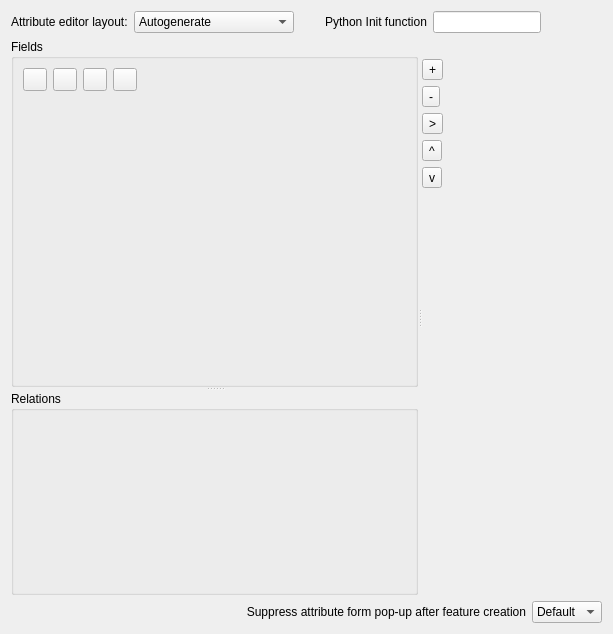
<?xml version="1.0" encoding="UTF-8"?>
<ui version="4.0">
 <class>QgsFieldsPropertiesBase</class>
 <widget class="QWidget" name="QgsFieldsPropertiesBase">
  <property name="geometry">
   <rect>
    <x>0</x>
    <y>0</y>
    <width>613</width>
    <height>634</height>
   </rect>
  </property>
  <layout class="QGridLayout" name="gridLayout_6">
   <item row="1" column="0" colspan="7">
    <layout class="QHBoxLayout" name="horizontalLayout_3">
     <item>
      <widget class="QLabel" name="label_2">
       <property name="text">
        <string>Attribute editor layout:</string>
       </property>
      </widget>
     </item>
     <item>
      <widget class="QComboBox" name="mEditorLayoutComboBox">
       <property name="sizePolicy">
        <sizepolicy hsizetype="MinimumExpanding" vsizetype="Fixed">
         <horstretch>0</horstretch>
         <verstretch>0</verstretch>
        </sizepolicy>
       </property>
       <item>
        <property name="text">
         <string>Autogenerate</string>
        </property>
       </item>
       <item>
        <property name="text">
         <string>Drag and drop designer</string>
        </property>
       </item>
       <item>
        <property name="text">
         <string>Provide ui-file</string>
        </property>
       </item>
      </widget>
     </item>
     <item>
      <spacer name="horizontalSpacer">
       <property name="orientation">
        <enum>Qt::Horizontal</enum>
       </property>
       <property name="sizeType">
        <enum>QSizePolicy::Minimum</enum>
       </property>
       <property name="sizeHint" stdset="0">
        <size>
         <width>25</width>
         <height>20</height>
        </size>
       </property>
      </spacer>
     </item>
     <item>
      <widget class="QLabel" name="label_3">
       <property name="toolTip">
        <string>QGIS forms can have a Python function that is called when the form is opened.
Use this function to add extra logic to your forms.

An example is (in module MyForms.py):

          def open(dialog, layer, feature):
	geom = feature.geometry()
	control = dialog.findChild(QWidget,&quot;MyLineEdit&quot;)

Reference in Python Init Function like so: MyForms.open

MyForms.py must live on PYTHONPATH, .qgis/python, or inside the project folder.</string>
       </property>
       <property name="text">
        <string>Python Init function</string>
       </property>
      </widget>
     </item>
     <item>
      <widget class="QLineEdit" name="leEditFormInit">
       <property name="toolTip">
        <string>QGIS forms can have a Python function that is called when the form is opened.
Use this function to add extra logic to your forms.

An example is (in module MyForms.py):

          def open(dialog, layer, feature):
	geom = feature.geometry()
	control = dialog.findChild(QWidget,&quot;MyLineEdit&quot;)

Reference in Python Init Function like so: MyForms.open

MyForms.py must live on PYTHONPATH, .qgis/python, or inside the project folder.</string>
       </property>
      </widget>
     </item>
     <item>
      <spacer name="horizontalSpacer_3">
       <property name="orientation">
        <enum>Qt::Horizontal</enum>
       </property>
       <property name="sizeHint" stdset="0">
        <size>
         <width>40</width>
         <height>20</height>
        </size>
       </property>
      </spacer>
     </item>
    </layout>
   </item>
   <item row="2" column="0" colspan="7">
    <widget class="QSplitter" name="mSplitter">
     <property name="orientation">
      <enum>Qt::Horizontal</enum>
     </property>
     <widget class="QWidget" name="mRelationsAndFieldsFrame" native="true">
      <property name="sizePolicy">
       <sizepolicy hsizetype="Preferred" vsizetype="Preferred">
        <horstretch>1</horstretch>
        <verstretch>0</verstretch>
       </sizepolicy>
      </property>
      <layout class="QGridLayout" name="gridLayout">
       <property name="margin">
        <number>0</number>
       </property>
       <item row="0" column="0">
        <widget class="QSplitter" name="splitter">
         <property name="orientation">
          <enum>Qt::Vertical</enum>
         </property>
         <widget class="QgsCollapsibleGroupBox" name="mFieldsGroupBox">
          <property name="title">
           <string>Fields</string>
          </property>
          <layout class="QGridLayout" name="mAttributesListLayout">
           <item row="0" column="0">
            <layout class="QGridLayout" name="gridLayout_3">
             <item row="0" column="1">
              <widget class="QToolButton" name="mDeleteAttributeButton">
               <property name="toolTip">
                <string>Delete column</string>
               </property>
               <property name="text">
                <string/>
               </property>
               <property name="icon">
                <iconset>
                 <normaloff>.designer/xpm/delete_attribute.png</normaloff>.designer/xpm/delete_attribute.png</iconset>
               </property>
               <property name="shortcut">
                <string>Ctrl+X</string>
               </property>
              </widget>
             </item>
             <item row="0" column="3">
              <widget class="QToolButton" name="mCalculateFieldButton">
               <property name="toolTip">
                <string>Field calculator</string>
               </property>
               <property name="whatsThis">
                <string>Click to toggle table editing</string>
               </property>
               <property name="text">
                <string/>
               </property>
               <property name="checkable">
                <bool>false</bool>
               </property>
              </widget>
             </item>
             <item row="0" column="2">
              <widget class="QToolButton" name="mToggleEditingButton">
               <property name="toolTip">
                <string>Toggle editing mode</string>
               </property>
               <property name="whatsThis">
                <string>Click to toggle table editing</string>
               </property>
               <property name="text">
                <string/>
               </property>
               <property name="checkable">
                <bool>true</bool>
               </property>
              </widget>
             </item>
             <item row="0" column="0">
              <widget class="QToolButton" name="mAddAttributeButton">
               <property name="sizePolicy">
                <sizepolicy hsizetype="Fixed" vsizetype="Fixed">
                 <horstretch>0</horstretch>
                 <verstretch>0</verstretch>
                </sizepolicy>
               </property>
               <property name="toolTip">
                <string>New column</string>
               </property>
               <property name="text">
                <string/>
               </property>
               <property name="icon">
                <iconset>
                 <normaloff>.designer/xpm/new_attribute.png</normaloff>.designer/xpm/new_attribute.png</iconset>
               </property>
               <property name="shortcut">
                <string>Ctrl+N</string>
               </property>
              </widget>
             </item>
             <item row="0" column="4">
              <spacer name="horizontalSpacer_2">
               <property name="orientation">
                <enum>Qt::Horizontal</enum>
               </property>
               <property name="sizeHint" stdset="0">
                <size>
                 <width>40</width>
                 <height>20</height>
                </size>
               </property>
              </spacer>
             </item>
             <item row="1" column="0" colspan="5">
              <widget class="QWidget" name="mAttributesListFrame" native="true"/>
             </item>
            </layout>
           </item>
          </layout>
         </widget>
         <widget class="QgsCollapsibleGroupBox" name="mRelationsFrame">
          <property name="title">
           <string>Relations</string>
          </property>
          <property name="collapsed" stdset="0">
           <bool>true</bool>
          </property>
          <layout class="QGridLayout" name="mRelationsFrameLayout"/>
         </widget>
        </widget>
       </item>
      </layout>
     </widget>
     <widget class="QStackedWidget" name="mAttributeEditorOptionsWidget">
      <property name="currentIndex">
       <number>1</number>
      </property>
      <widget class="QWidget" name="page">
       <layout class="QGridLayout" name="gridLayout_2">
        <property name="margin">
         <number>0</number>
        </property>
        <item row="0" column="1">
         <layout class="QHBoxLayout" name="horizontalLayout_2">
          <item>
           <widget class="QLineEdit" name="leEditForm"/>
          </item>
          <item>
           <widget class="QToolButton" name="pbnSelectEditForm">
            <property name="text">
             <string>...</string>
            </property>
           </widget>
          </item>
         </layout>
        </item>
        <item row="0" column="0">
         <widget class="QLabel" name="label">
          <property name="text">
           <string>Edit UI</string>
          </property>
         </widget>
        </item>
        <item row="2" column="0" colspan="2">
         <spacer name="verticalSpacer">
          <property name="orientation">
           <enum>Qt::Vertical</enum>
          </property>
          <property name="sizeHint" stdset="0">
           <size>
            <width>20</width>
            <height>40</height>
           </size>
          </property>
         </spacer>
        </item>
       </layout>
      </widget>
      <widget class="QWidget" name="page_2">
       <layout class="QGridLayout" name="gridLayout_5">
        <property name="horizontalSpacing">
         <number>0</number>
        </property>
        <property name="margin">
         <number>0</number>
        </property>
        <item row="0" column="0">
         <widget class="QWidget" name="mAttributesTreeButtonFrame" native="true">
          <property name="sizePolicy">
           <sizepolicy hsizetype="Minimum" vsizetype="Preferred">
            <horstretch>0</horstretch>
            <verstretch>0</verstretch>
           </sizepolicy>
          </property>
          <property name="maximumSize">
           <size>
            <width>30</width>
            <height>16777215</height>
           </size>
          </property>
          <layout class="QVBoxLayout" name="verticalLayout">
           <property name="spacing">
            <number>6</number>
           </property>
           <property name="margin">
            <number>0</number>
           </property>
           <item>
            <spacer name="verticalSpacer_4">
             <property name="orientation">
              <enum>Qt::Vertical</enum>
             </property>
             <property name="sizeType">
              <enum>QSizePolicy::Fixed</enum>
             </property>
             <property name="sizeHint" stdset="0">
              <size>
               <width>20</width>
               <height>20</height>
              </size>
             </property>
            </spacer>
           </item>
           <item>
            <widget class="QToolButton" name="mAddTabOrGroupButton">
             <property name="text">
              <string>+</string>
             </property>
             <property name="icon">
              <iconset resource="../../images/images.qrc">
               <normaloff>:/images/themes/default/mActionSignPlus.png</normaloff>:/images/themes/default/mActionSignPlus.png</iconset>
             </property>
            </widget>
           </item>
           <item>
            <widget class="QToolButton" name="mRemoveTabGroupItemButton">
             <property name="text">
              <string>-</string>
             </property>
             <property name="icon">
              <iconset resource="../../images/images.qrc">
               <normaloff>:/images/themes/default/symbologyRemove.png</normaloff>:/images/themes/default/symbologyRemove.png</iconset>
             </property>
            </widget>
           </item>
           <item>
            <widget class="QToolButton" name="mAddItemButton">
             <property name="text">
              <string>&gt;</string>
             </property>
             <property name="icon">
              <iconset resource="../../images/images.qrc">
               <normaloff>:/images/themes/default/mActionArrowRight.png</normaloff>:/images/themes/default/mActionArrowRight.png</iconset>
             </property>
            </widget>
           </item>
           <item>
            <widget class="QToolButton" name="mMoveUpItem">
             <property name="text">
              <string>^</string>
             </property>
             <property name="icon">
              <iconset resource="../../images/images.qrc">
               <normaloff>:/images/themes/default/mActionArrowUp.png</normaloff>:/images/themes/default/mActionArrowUp.png</iconset>
             </property>
            </widget>
           </item>
           <item>
            <widget class="QToolButton" name="mMoveDownItem">
             <property name="text">
              <string>v</string>
             </property>
             <property name="icon">
              <iconset resource="../../images/images.qrc">
               <normaloff>:/images/themes/default/mActionArrowDown.png</normaloff>:/images/themes/default/mActionArrowDown.png</iconset>
             </property>
            </widget>
           </item>
           <item>
            <spacer name="verticalSpacer_3">
             <property name="orientation">
              <enum>Qt::Vertical</enum>
             </property>
             <property name="sizeHint" stdset="0">
              <size>
               <width>5</width>
               <height>176</height>
              </size>
             </property>
            </spacer>
           </item>
          </layout>
         </widget>
        </item>
        <item row="0" column="1">
         <widget class="QWidget" name="mAttributesTreeFrame" native="true">
          <property name="autoFillBackground">
           <bool>true</bool>
          </property>
          <layout class="QGridLayout" name="mDesignerListLayout">
           <property name="margin">
            <number>0</number>
           </property>
          </layout>
         </widget>
        </item>
       </layout>
      </widget>
     </widget>
    </widget>
   </item>
   <item row="3" column="0" colspan="7">
    <layout class="QHBoxLayout" name="horizontalLayout">
     <item>
      <widget class="QLabel" name="mFormSuppressLabel">
       <property name="sizePolicy">
        <sizepolicy hsizetype="MinimumExpanding" vsizetype="Maximum">
         <horstretch>0</horstretch>
         <verstretch>0</verstretch>
        </sizepolicy>
       </property>
       <property name="minimumSize">
        <size>
         <width>150</width>
         <height>0</height>
        </size>
       </property>
       <property name="text">
        <string>Suppress attribute form pop-up after feature creation</string>
       </property>
       <property name="alignment">
        <set>Qt::AlignRight|Qt::AlignTrailing|Qt::AlignVCenter</set>
       </property>
       <property name="wordWrap">
        <bool>true</bool>
       </property>
      </widget>
     </item>
     <item>
      <widget class="QComboBox" name="mFormSuppressCmbBx">
       <property name="sizePolicy">
        <sizepolicy hsizetype="Maximum" vsizetype="Fixed">
         <horstretch>0</horstretch>
         <verstretch>0</verstretch>
        </sizepolicy>
       </property>
       <item>
        <property name="text">
         <string>Default</string>
        </property>
       </item>
       <item>
        <property name="text">
         <string>On</string>
        </property>
       </item>
       <item>
        <property name="text">
         <string>Off</string>
        </property>
       </item>
      </widget>
     </item>
    </layout>
   </item>
  </layout>
 </widget>
 <customwidgets>
  <customwidget>
   <class>QgsCollapsibleGroupBox</class>
   <extends>QGroupBox</extends>
   <header>qgscollapsiblegroupbox.h</header>
   <container>1</container>
  </customwidget>
 </customwidgets>
 <tabstops>
  <tabstop>mEditorLayoutComboBox</tabstop>
  <tabstop>leEditFormInit</tabstop>
  <tabstop>mAddAttributeButton</tabstop>
  <tabstop>mDeleteAttributeButton</tabstop>
  <tabstop>mToggleEditingButton</tabstop>
  <tabstop>mCalculateFieldButton</tabstop>
  <tabstop>leEditForm</tabstop>
  <tabstop>pbnSelectEditForm</tabstop>
  <tabstop>mAddTabOrGroupButton</tabstop>
  <tabstop>mRemoveTabGroupItemButton</tabstop>
  <tabstop>mAddItemButton</tabstop>
  <tabstop>mMoveUpItem</tabstop>
  <tabstop>mMoveDownItem</tabstop>
  <tabstop>mFormSuppressCmbBx</tabstop>
 </tabstops>
 <resources>
  <include location="../../images/images.qrc"/>
 </resources>
 <connections/>
</ui>
